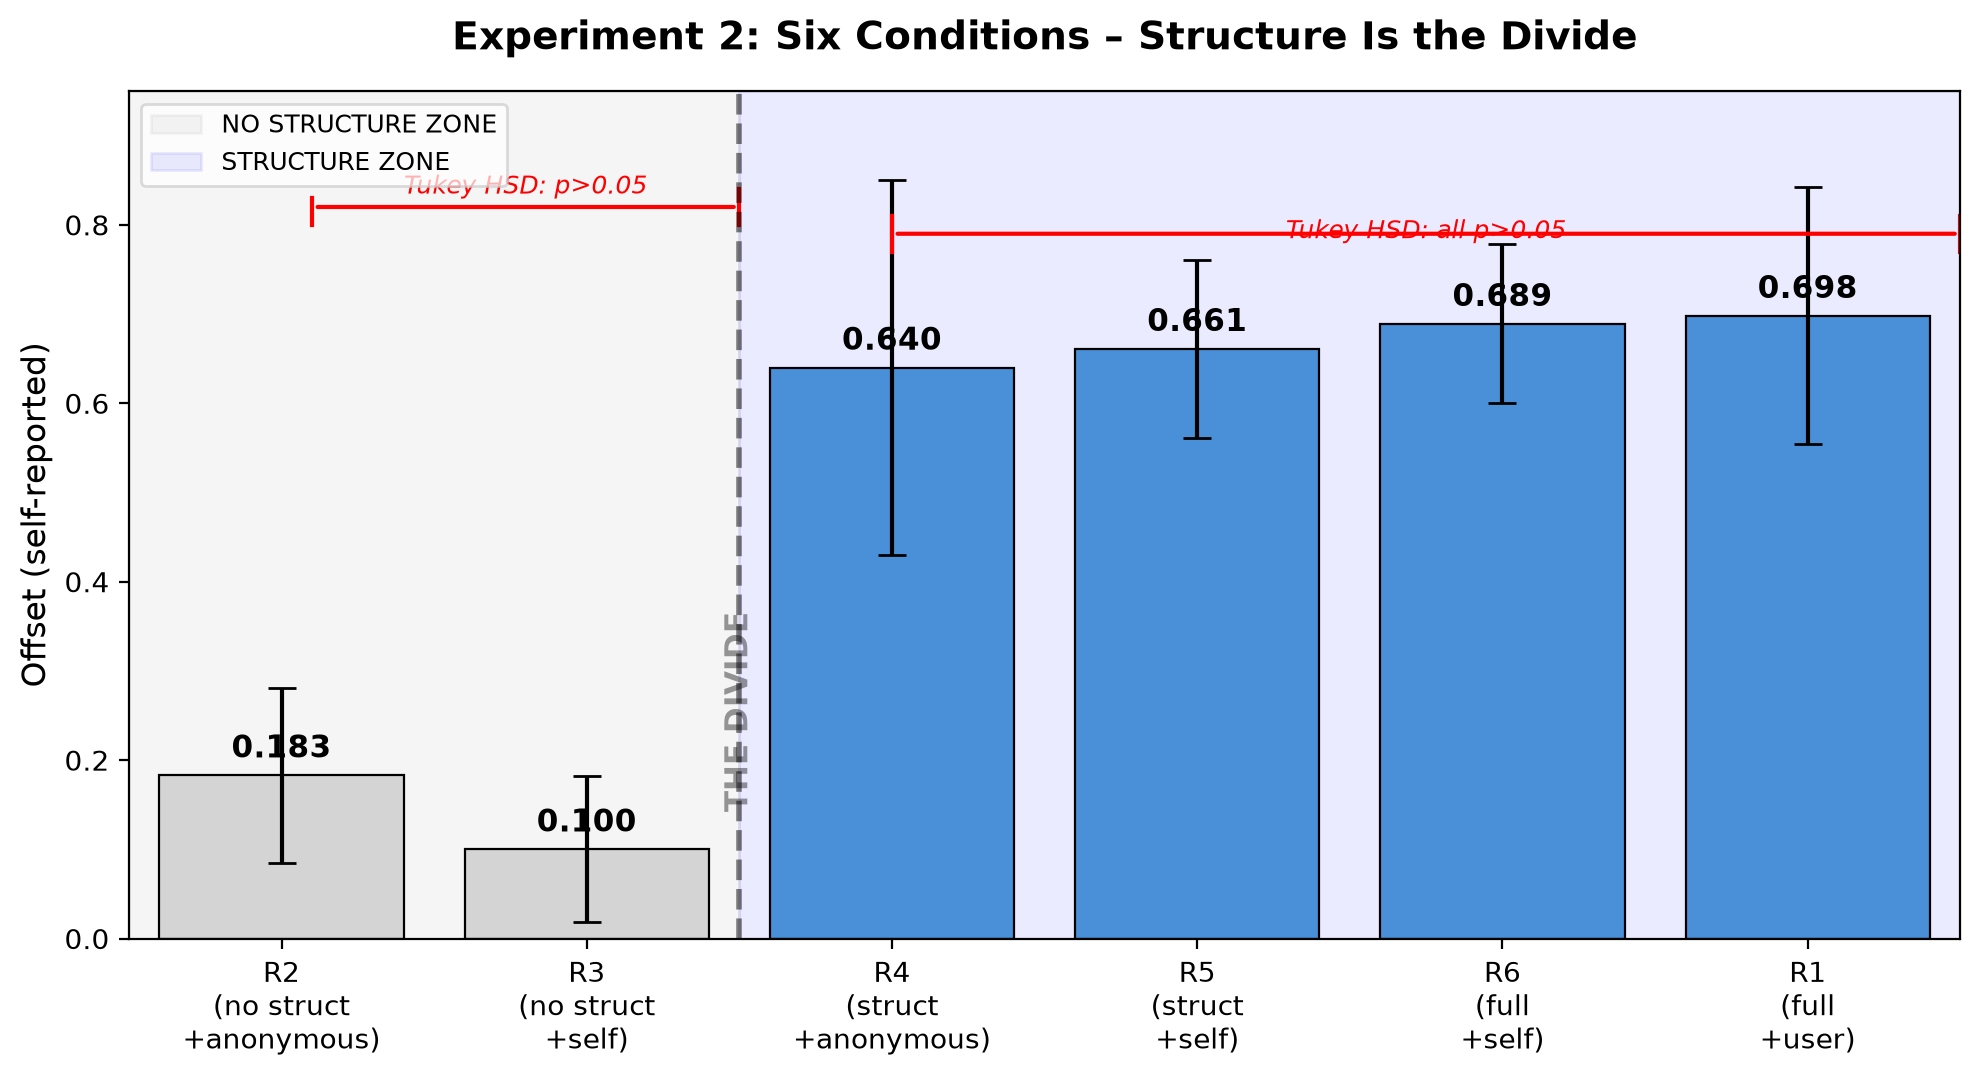

This figure's Python source:
import matplotlib.pyplot as plt
import numpy as np

# Data
conditions = ['R2\n(no struct\n+anonymous)', 'R3\n(no struct\n+self)', 'R4\n(struct\n+anonymous)', 'R5\n(struct\n+self)', 'R6\n(full\n+self)', 'R1\n(full\n+user)']
# R6 均值/标准差取 08-17 修正后的权威值（原 0.686/0.086 为旧值）；
# 六组数值对应论文表4.4.1，其余五组与原图一致。
means = [0.183, 0.100, 0.640, 0.661, 0.689, 0.698]
errors = [0.098, 0.082, 0.210, 0.100, 0.089, 0.144]

# Zone colors
colors = ['#d4d4d4', '#d4d4d4', '#4a90d9', '#4a90d9', '#4a90d9', '#4a90d9']
zone_labels = ['NO STRUCTURE ZONE', 'STRUCTURE ZONE']

fig, ax = plt.subplots(figsize=(10, 5.5))

# Background zones
ax.axvspan(-0.5, 1.5, alpha=0.08, color='gray', label=zone_labels[0])
ax.axvspan(1.5, 5.5, alpha=0.08, color='blue', label=zone_labels[1])

# Bars
bars = ax.bar(range(len(conditions)), means, yerr=errors, capsize=5,
              color=colors, edgecolor='black', linewidth=0.8, error_kw={'linewidth': 1.5})

# Tukey HSD bracket
y_top = 0.82
ax.annotate('', xy=(1.5, y_top), xytext=(0.1, y_top),
            arrowprops=dict(arrowstyle='-', color='red', linewidth=1.5))
ax.plot([0.1, 0.1], [y_top-0.02, y_top+0.01], color='red', linewidth=1.5)
ax.plot([1.5, 1.5], [y_top-0.02, y_top+0.02], color='red', linewidth=1.5)
ax.text(0.8, y_top+0.015, 'Tukey HSD: p>0.05', ha='center', fontsize=9, color='red', fontstyle='italic')

ax.annotate('', xy=(5.5, y_top-0.03), xytext=(2.0, y_top-0.03),
            arrowprops=dict(arrowstyle='-', color='red', linewidth=1.5))
ax.plot([2.0, 2.0], [y_top-0.05, y_top-0.01], color='red', linewidth=1.5)
ax.plot([5.5, 5.5], [y_top-0.05, y_top-0.01], color='red', linewidth=1.5)
ax.text(3.75, y_top-0.035, 'Tukey HSD: all p>0.05', ha='center', fontsize=9, color='red', fontstyle='italic')

# Main break line
ax.axvline(x=1.5, color='black', linewidth=2, linestyle='--', alpha=0.5)
ax.text(1.5, 0.15, 'THE DIVIDE', ha='center', fontsize=11, fontweight='bold',
        rotation=90, color='black', alpha=0.4)

# Labels
ax.set_xticks(range(len(conditions)))
ax.set_xticklabels(conditions, fontsize=10)
ax.set_ylabel('Offset (self-reported)', fontsize=12)
ax.set_ylim(0, 0.95)
ax.set_xlim(-0.5, 5.5)
ax.legend(loc='upper left', fontsize=9, framealpha=0.7)

# Value labels on bars
for i, (bar, v) in enumerate(zip(bars, means)):
    ax.text(bar.get_x() + bar.get_width()/2, bar.get_height() + 0.02,
            f'{v:.3f}', ha='center', fontsize=11, fontweight='bold')

ax.set_title('Experiment 2: Six Conditions – Structure Is the Divide',
             fontsize=14, fontweight='bold', pad=15)
plt.tight_layout()
plt.savefig('C:/Users/Home/Documents/xhh-paper/quantum-plane-paper/figures/fig_experiment2_spectrum_en.png',
            dpi=200, bbox_inches='tight')
plt.close()
print('Figure 1 saved.')
